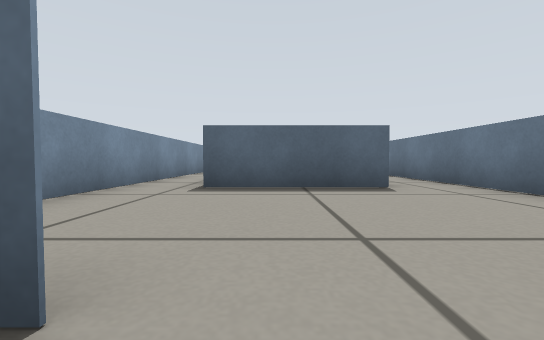
View 1 (above)

16 first-person views from a walk through a robot-simulator world made for Gazebo. The camera is 0.22 m above the floor, tilts 2° down and sees 90° across. The floor is counted in squares, 0.5 m on a side. Each view is taken from the middle of a square. On the plan, view 1 faces up. The plan holds only what a view shows up to about 9 squares ahead; the rest is blank. The robots in the file are not drawn.

View 2
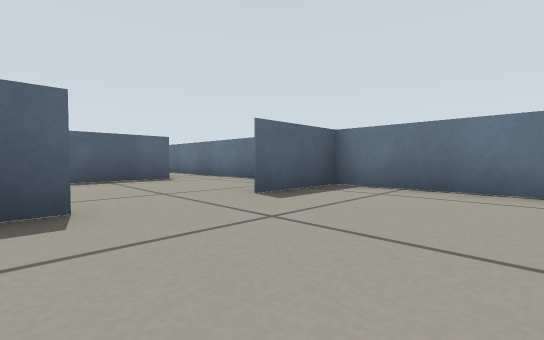

View 3
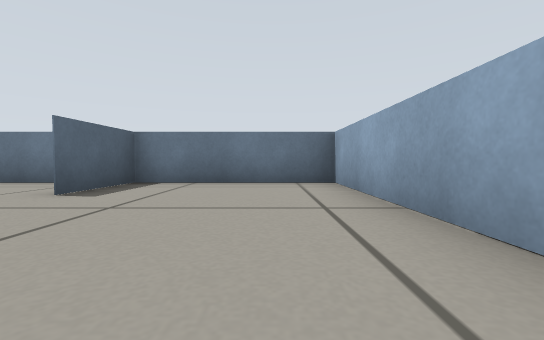

View 4
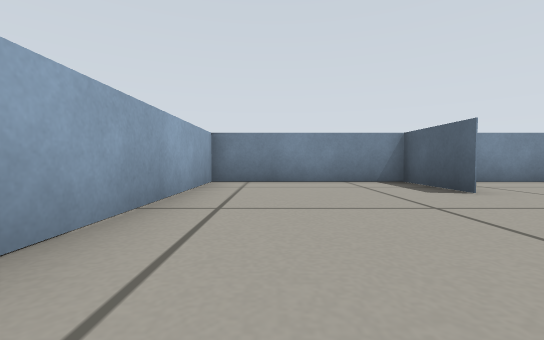

View 5
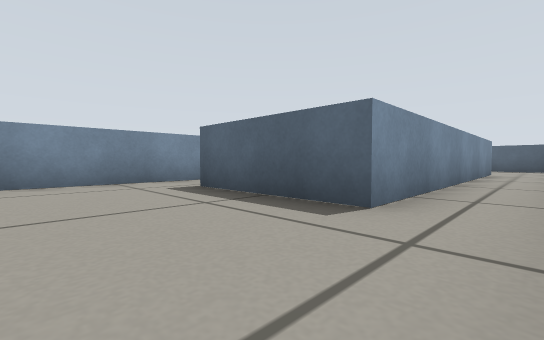

View 6
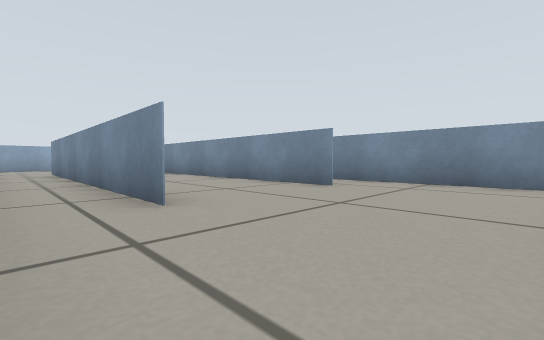

View 7
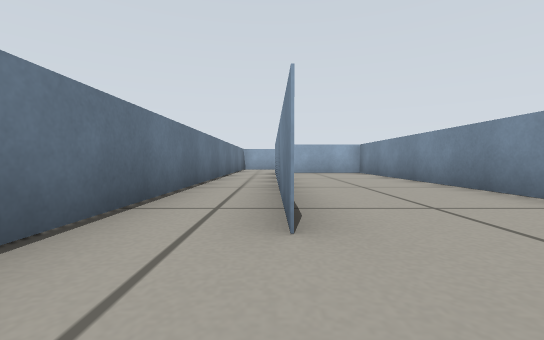

View 8
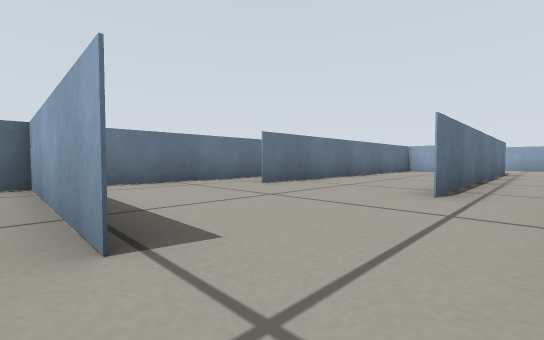

View 9
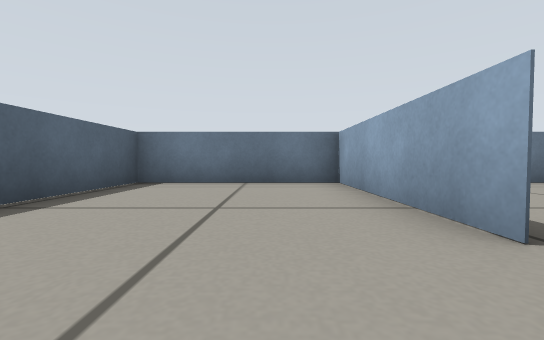

View 10
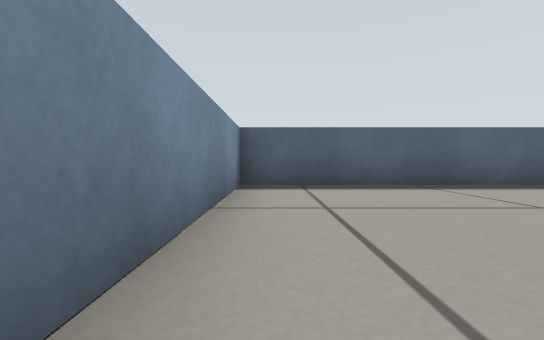

View 11
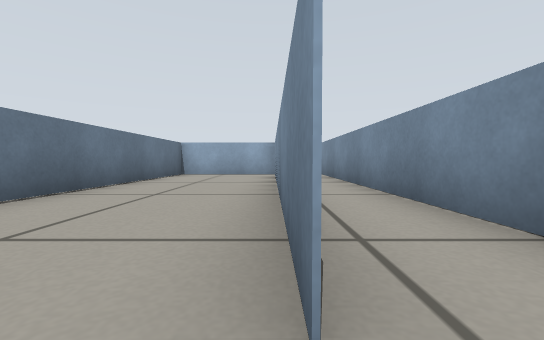

View 12
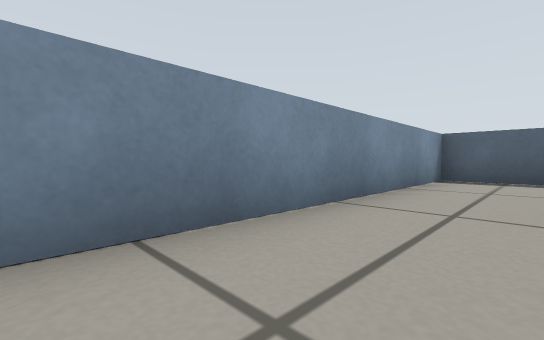

View 13
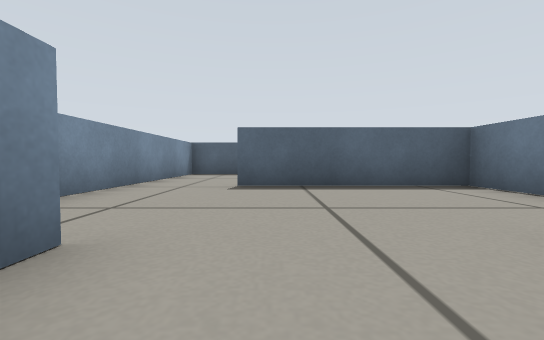

View 14
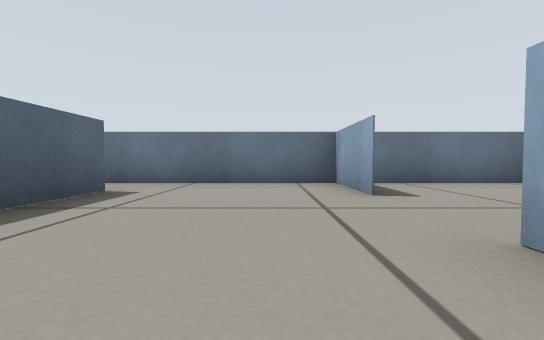

View 15
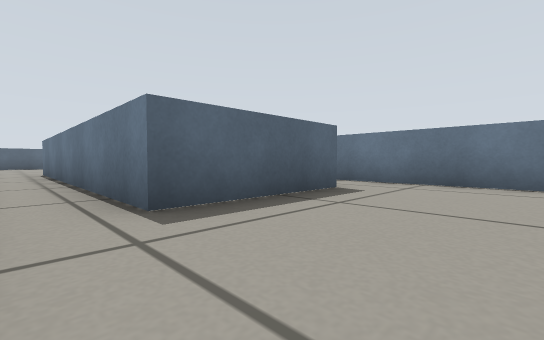

View 16
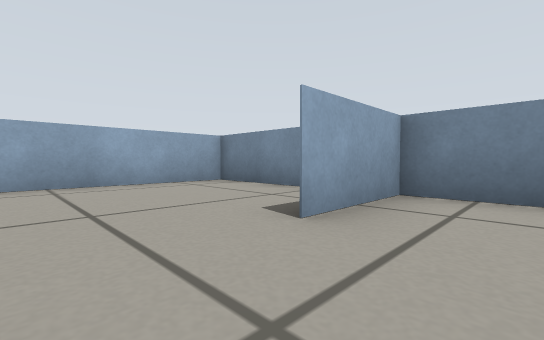

### Floor plan
Points are (right, up) in squares from view 1. A wall is a line through its corners. A room is listed if a view was taken in it or the views show most of it. See-through windows are left out.
Room 1 (views 1, 2, 3, 4)
walls: (-0.5, 0.7) (-2.6, 0.7); (-2.6, 1) (-2.6, -3.2) (3.4, -3.2) (3.4, 1); (3.5, 0.7) (1.4, 0.7)
ways out: opening at (0.5, 1) to room 4
Room 2 (views 5, 6, 7, 10, 11, 12, 13, 14, 15)
walls: (1.9, 12.5) (1.9, 4.4) (1.9, 12.4); (-1.1, 4.4) (1.9, 4.4); (-1.1, 4.4) (-1.1, 12.5) (-1.1, 5); (-2.6, 15.5) (-2.6, 1); (3.5, 15.7) (-0.6, 15.7); (2.4, 0.7) (3.4, 0.7); (3.4, 1) (3.4, 16); (-2.6, 0.7) (-1.4, 0.7)
ways out: opening at (-1.5, 16) to room 3; opening at (-1, 2.5) to room 4; opening at (2, 2.5) to room 4
Room 3 (views 8, 9)
walls: (-0.6, 15.7) (3.5, 15.7); (3.4, 16) (3.4, 19.7) (-2.6, 19.7) (-2.6, 15.5)
ways out: opening at (-1.5, 16) to room 2
Room 4 (view 16)
walls: (1.9, 4.4) (-1.1, 4.4); (-1.4, 0.7) (-0.5, 0.7); (1.4, 0.7) (2.4, 0.7)
ways out: opening at (0.5, 1) to room 1; opening at (-1, 2.5) to room 2; opening at (2, 2.5) to room 2

Positions as (right, up) in squares from view 1, and headings:
1: (0, 0), facing up
2: (-1, -2), facing up-right
3: (-2, -2), facing right
4: (3, -2), facing left
5: (3, 2), facing up-left
6: (3, 15), facing down-left
7: (2, 14), facing down
8: (-2, 16), facing down-right
9: (-2, 17), facing right
10: (-2, 15), facing up
11: (-1, 13), facing down
12: (-1, 13), facing up-left
13: (0, 11), facing up
14: (-2, 2), facing right
15: (-2, 2), facing up-right
16: (1, 2), facing down-left
